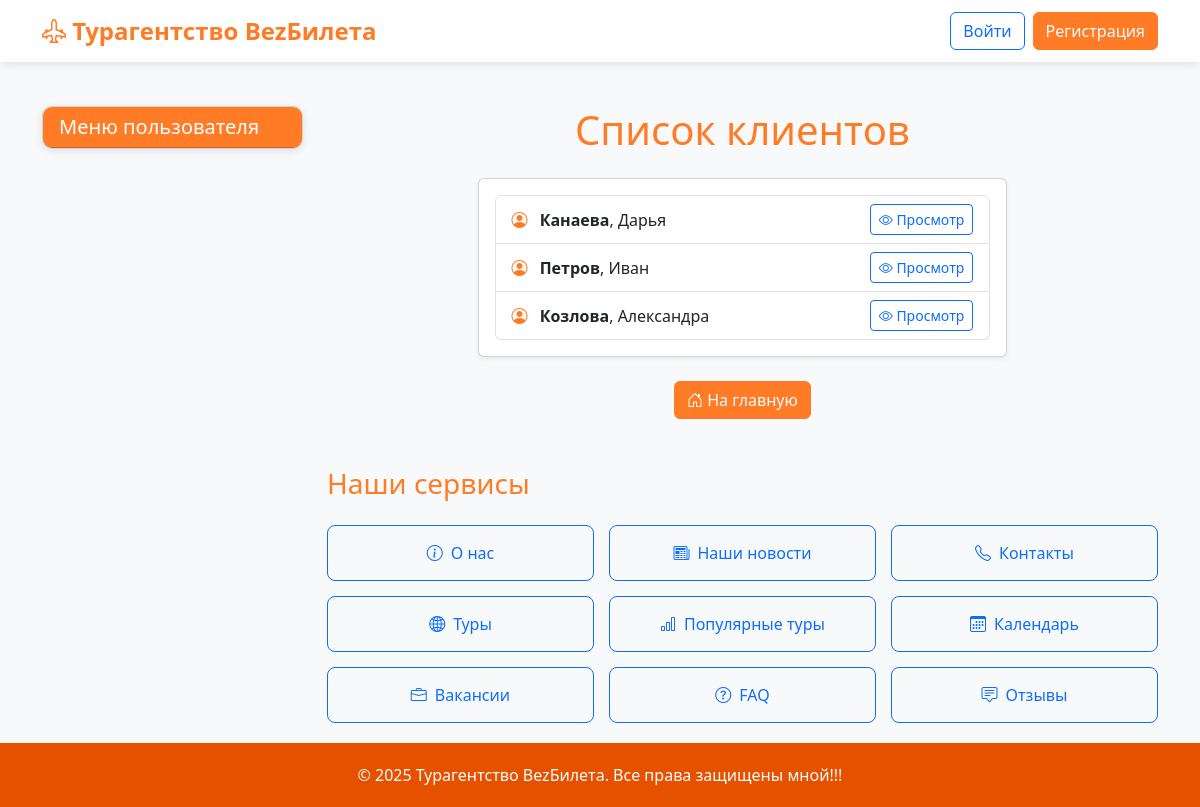
/clients/, run on the app's committed database.
### app/models.py (models this page shows, shortened)
class Client(models.Model):
    user = models.OneToOneField(User, on_delete=models.CASCADE)
    first_name = models.CharField(max_length=100)
    last_name = models.CharField(max_length=100)
    patronymic = models.CharField(max_length=100, blank=True, null=True)
    address = models.CharField(max_length=255)
    phone = models.CharField(max_length=20)
    birth_date = models.DateField()
    employee = models.ForeignKey(Employee, on_delete=models.SET_NULL, null=True, blank=True, related_name='clients')

### app/views.py (the view)
# urls.py: path('clients/', views.clients_view, name='clients'),
def clients_view(request):
    clients = Client.objects.all()
    return render(request, 'app/clients.html', {'clients': clients})

### app/templates/app/clients.html (shortened to what this page needs)
{% extends 'base.html' %}
{% block content %}
<div class="container">
    <div class="row justify-content-center">
        <div class="col-lg-8">
            <h1 class="text-center mb-4 text-orange">Список клиентов</h1>
            <div class="card shadow-sm mb-4">
                <div class="card-body">
                    {% if clients %}
                    <div class="list-group">
                        {% for client in clients %}
                        <div class="list-group-item d-flex justify-content-between align-items-center">
                            <div>
                                <i class="bi bi-person-circle me-2 text-orange"></i>
                                <span class="fw-bold">{{ client.last_name }}</span>, {{ client.first_name }}
                            </div>
                            <a href="#" class="btn btn-sm btn-outline-primary">
                                <i class="bi bi-eye"></i> Просмотр
                            </a>
                        </div>
                        {% endfor %}
                    </div>
                    {% else %}
                    <div class="alert alert-info text-center">
                        <i class="bi bi-people"></i> Нет клиентов.
                    </div>
                    {% endif %}
                </div>
            </div>
            <div class="text-center">
                <a href="{% url 'main' %}" class="btn btn-primary">
                    <i class="bi bi-house-door"></i> На главную
                </a>
            </div>
        </div>
    </div>
</div>
{% endblock %}

### app/templates/base.html (style rules this page uses)
:root { --orange-primary: #FF7B25; --orange-light: #FFA726; --orange-dark: #E65100; }
body { background-color: #f8f9fa; color: #333; font-family: 'Segoe UI', Tahoma, Geneva, Verdana, sans-serif; display: flex; flex-direction: column; min-height: 100vh; }
.btn-primary { background-color: var(--orange-primary); border-color: var(--orange-primary); }
.text-orange { color: var(--orange-primary); }

### data on the page
Client: last_name "Канаева", first_name "Дарья"
Client: last_name "Петров", first_name "Иван"
Client: last_name "Козлова", first_name "Александра"
